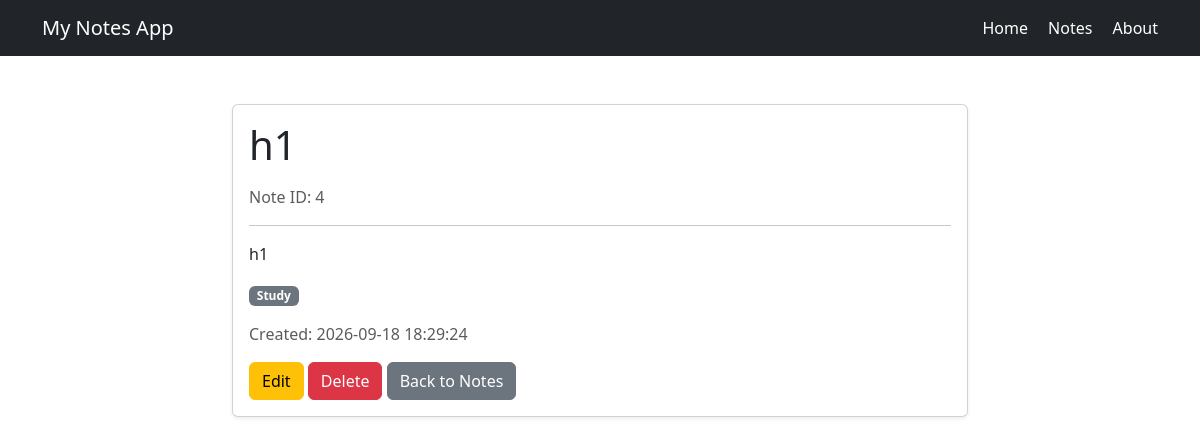
/notes/4, run on the app's committed database.
### tables this page shows
CREATE TABLE notes (
            id INTEGER PRIMARY KEY AUTOINCREMENT,
            title TEXT NOT NULL,
            content TEXT NOT NULL
        , category TEXT NOT NULL DEFAULT 'General', created_at TEXT NOT NULL DEFAULT '');

### app.py (the view)
@app.route("/notes/<int:note_id>")
def view_note(note_id):
    note = find_note(note_id)
    if note is None:
        abort(404)
    return render_template("view_note.html", note=note)

### app.py (called while the page is built)
def get_db_connection():
    connection = sqlite3.connect(DATABASE)
    connection.row_factory = sqlite3.Row
    return connection

def find_note(note_id):
    connection = get_db_connection()
    note = connection.execute(
        "SELECT * FROM notes WHERE id = ?",
        (note_id,)
    ).fetchone()
    connection.close()
    return note

### templates/view_note.html (shortened to what this page needs)
{% extends "base.html" %}
{% block content %}
    <div class="row justify-content-center">
        <div class="col-md-8">
            <div class="card shadow-sm">
                <div class="card-body">
                    <h1 class="card-title mb-3">
                        {{ note.title }}
                    </h1>
                    <p class="text-muted">
                        Note ID: {{ note.id }}
                    </p>
                    <hr>
                    <p class="card-text">
                        {{ note.content }}
                    </p>
                    <div class="mb-3">
                        <span class="badge bg-secondary">
                            {{ note.category }}
                        </span>
                    </div>
                    <p class="text-muted">
                        Created: {{ note.created_at }}
                    </p>
                    <a href="{{ url_for('edit_note', note_id=note.id) }}"
                        class="btn btn-warning">
                        Edit
                    </a>
                     <form method="POST"
                          action="{{ url_for('delete_note', note_id=note.id) }}"
                          class="d-inline"
                          onsubmit="return confirm('Are you sure you want to delete this note?');">
                        <button type="submit"
                            class="btn btn-danger">
                        Delete
                        </button>
                    </form>
                    <a href="{{ url_for('notes') }}"
                       class="btn btn-secondary">
                        Back to Notes
                    </a>
                </div>
            </div>
        </div>
    </div>
{% endblock %}

### data on the page
notes: title "h1", id "4", content "h1", category "Study", created_at "2026-09-18 18:29:24"
